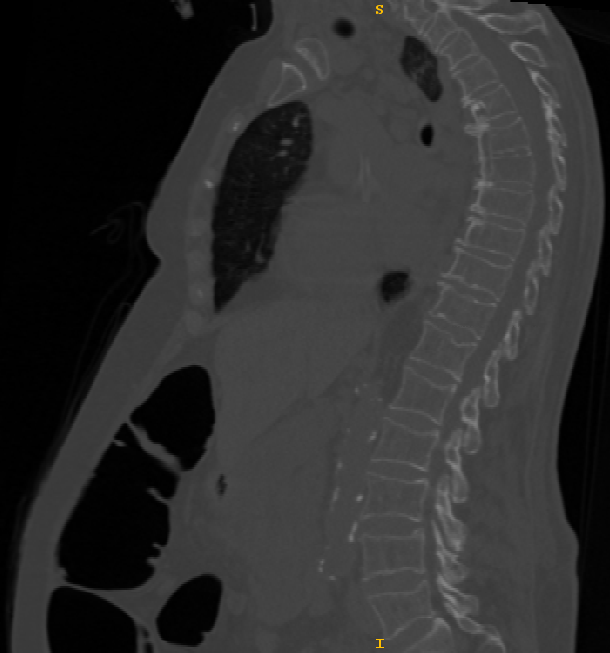
%> input picture src/segmentation/snapshotImage003.png, 610 x 653 px
$ octave seg_Enhancement.m   (GNU Octave 9; MATLAB toolbox functions it lacks are replaced by stand-ins)
%> lines starting %> are read from the running program, lines starting %| are printed output that depends on the picture
clc,
clear,
close all,
%% Basic Image Enhancement and Analysis Techniques
% This example shows how to enhance an image as a preprocessing step before
% analysis. In this example, you correct the nonuniform background
% illumination and convert the image into a binary image so that you can
% perform analysis of the image foreground objects.
%% Step 1: Read the Image into the Workspace
% Read and display the grayscale image |rice.png|.
img2= imread('snapshotImage003.png');
%> img2 is the input picture: size 653x610x3 uint8; mean R, G, B 45.6, 45.6, 45.6
img2=rgb2gray(img2);
%> img2: size 653x610 uint8
imshow(img2)
img=im2double(img2);
[m,n]=size(img);
%> m = 653; n = 610
img=img(:)';
level=50;
L=level+1;
h=linspace(0,1,L);

for i=1:L-1
    h1=h(i);
    h2=h(i+1);
    addr1=(img>=h1);
    addr2=(img<h2);
    addr=addr1 .* addr2;
    addr=find(addr==1);
    img(addr)=i-1;
end
%> this loop made 50 passes
%> addr on passes 27, 28, 30, 31, 33, 34, 36: [294448 294449], [246187 248801], [246193 248803 248807], [245535 245537 246191 246195 246843 248151 249457 249459], [245540 245542 248799], [246840 249454], [247501 248146 249452]
cimg=reshape(img,m,n);
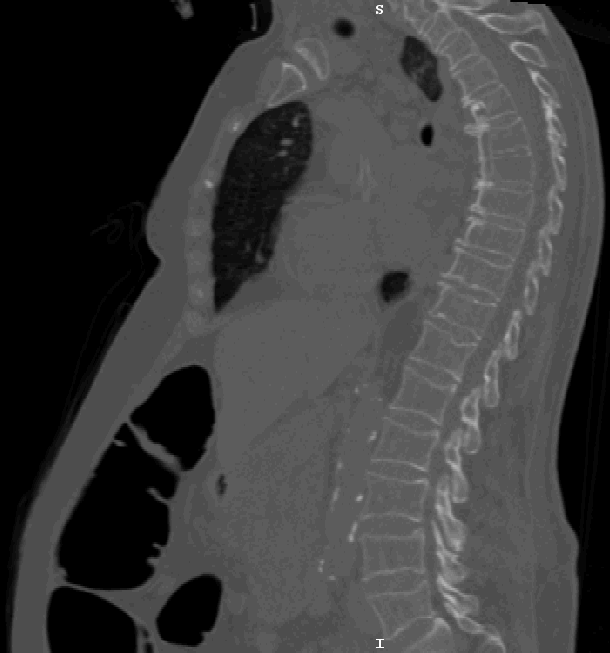
%> cimg: size 653x610 double; min 0, max 36, mean 8.5; drawn with min black and max white
figure(2)
imshowpair(img2,cimg,'montage')
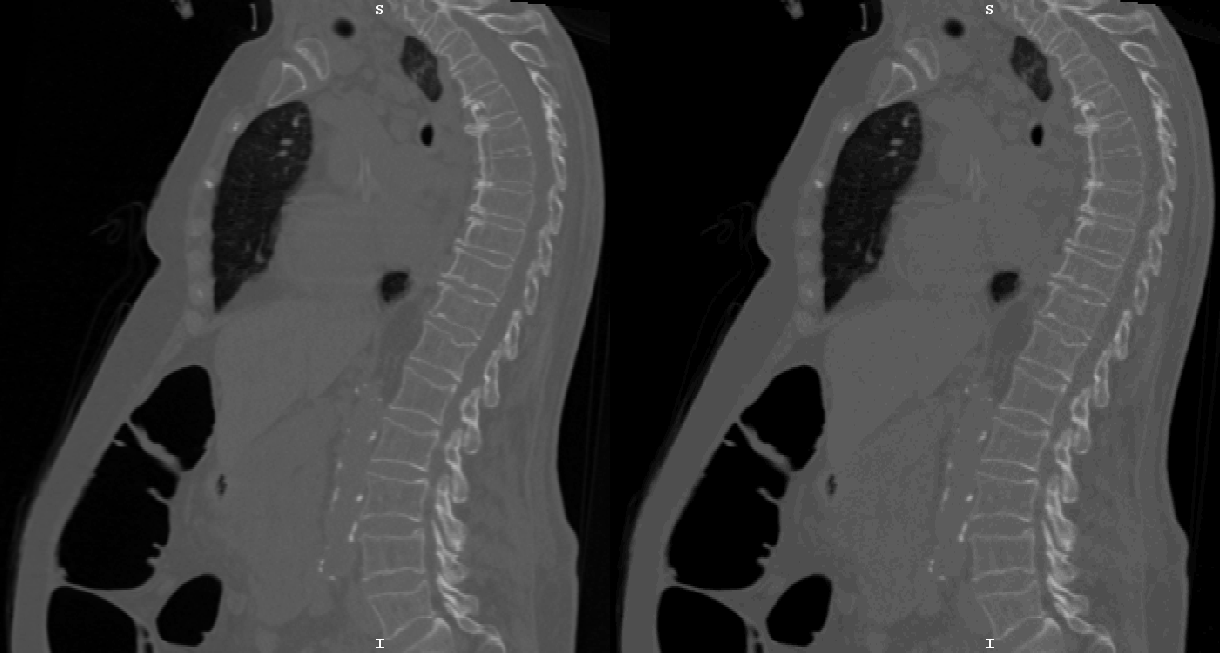
%> displayed picture: size 653x1220, on the screen's scale of 0 to 255; min 0, max 255, mean 61
